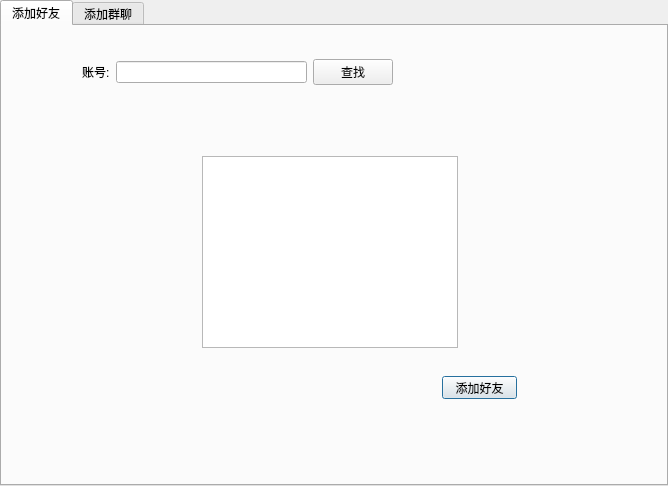
<?xml version="1.0" encoding="UTF-8"?>
<ui version="4.0">
 <class>AddFriendDialog</class>
 <widget class="QDialog" name="AddFriendDialog">
  <property name="geometry">
   <rect>
    <x>0</x>
    <y>0</y>
    <width>668</width>
    <height>486</height>
   </rect>
  </property>
  <property name="windowTitle">
   <string>Dialog</string>
  </property>
  <layout class="QGridLayout" name="gridLayout">
   <property name="leftMargin">
    <number>0</number>
   </property>
   <property name="topMargin">
    <number>0</number>
   </property>
   <property name="rightMargin">
    <number>0</number>
   </property>
   <property name="bottomMargin">
    <number>0</number>
   </property>
   <property name="spacing">
    <number>0</number>
   </property>
   <item row="0" column="0">
    <widget class="QTabWidget" name="tabWidget">
     <property name="currentIndex">
      <number>0</number>
     </property>
     <widget class="QWidget" name="tab">
      <attribute name="title">
       <string>添加好友</string>
      </attribute>
      <widget class="QWidget" name="widget_friendInfo" native="true">
       <property name="geometry">
        <rect>
         <x>50</x>
         <y>110</y>
         <width>501</width>
         <height>271</height>
        </rect>
       </property>
       <widget class="QPushButton" name="pushButton_addFriend">
        <property name="geometry">
         <rect>
          <x>390</x>
          <y>240</y>
          <width>75</width>
          <height>23</height>
         </rect>
        </property>
        <property name="text">
         <string>添加好友</string>
        </property>
       </widget>
       <widget class="QListWidget" name="listWidget">
        <property name="geometry">
         <rect>
          <x>150</x>
          <y>20</y>
          <width>256</width>
          <height>192</height>
         </rect>
        </property>
       </widget>
      </widget>
      <widget class="QWidget" name="layoutWidget">
       <property name="geometry">
        <rect>
         <x>80</x>
         <y>30</y>
         <width>311</width>
         <height>33</height>
        </rect>
       </property>
       <layout class="QGridLayout" name="gridLayout_2">
        <item row="0" column="0">
         <widget class="QLabel" name="label">
          <property name="text">
           <string>账号:</string>
          </property>
         </widget>
        </item>
        <item row="0" column="1">
         <widget class="QLineEdit" name="lineEdit_account"/>
        </item>
        <item row="0" column="2">
         <widget class="QPushButton" name="pushButton_find">
          <property name="text">
           <string>查找</string>
          </property>
         </widget>
        </item>
       </layout>
      </widget>
     </widget>
     <widget class="QWidget" name="tab_2">
      <attribute name="title">
       <string>添加群聊</string>
      </attribute>
      <widget class="QWidget" name="">
       <property name="geometry">
        <rect>
         <x>141</x>
         <y>60</y>
         <width>302</width>
         <height>33</height>
        </rect>
       </property>
       <layout class="QGridLayout" name="gridLayout_3">
        <item row="0" column="0">
         <widget class="QLabel" name="label_2">
          <property name="text">
           <string>群名:</string>
          </property>
         </widget>
        </item>
        <item row="0" column="1">
         <widget class="QLineEdit" name="lineEdit_groupname"/>
        </item>
        <item row="0" column="2">
         <widget class="QPushButton" name="pushButton_create">
          <property name="text">
           <string>创建</string>
          </property>
         </widget>
        </item>
        <item row="0" column="3">
         <widget class="QPushButton" name="pushButton_join">
          <property name="text">
           <string>加入</string>
          </property>
         </widget>
        </item>
       </layout>
      </widget>
     </widget>
    </widget>
   </item>
  </layout>
 </widget>
 <resources/>
 <connections/>
</ui>
